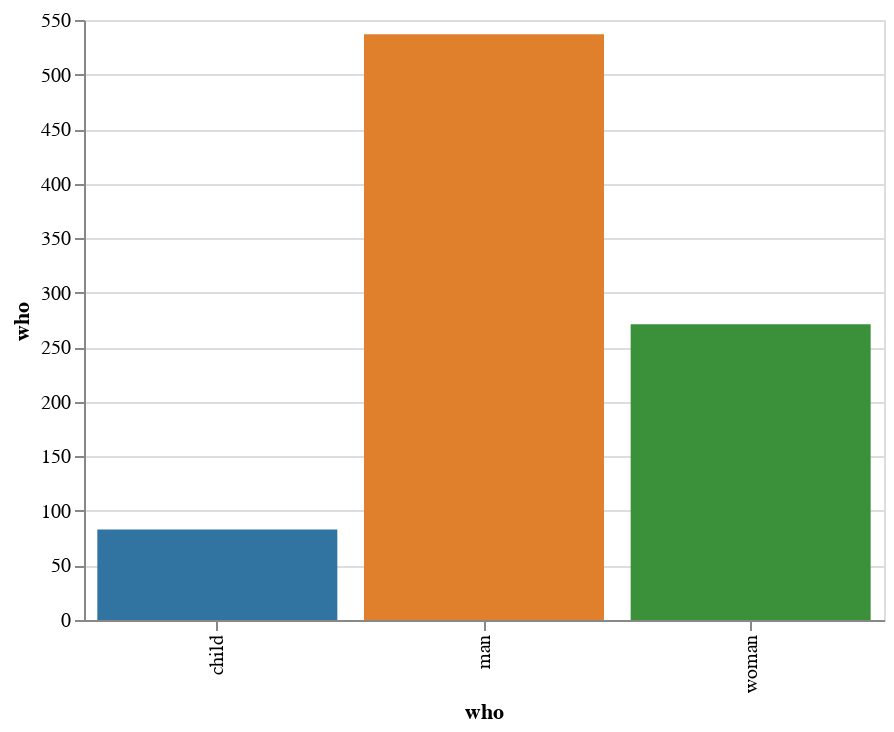

Write notebook code for a chart like this one.
### Code cell
display(salt.countplot(x="who", data=titanic))
ax = sns.countplot(x="who", data=titanic, facecolor=(0, 0, 0, 0), linewidth=5, edgecolor=sns.color_palette("dark", 3))

### Figure 1 — Vega-Lite specification as saved in the notebook (floating-point values rounded to 4 significant figures; data arrays with more than 128 entries replaced by an {"elided": "..."} marker saying what was removed)
{"$schema": "https://vega.github.io/schema/vega-lite/v2.4.1.json", "config": {"range": {"category": ["rgba(49,115,161,1)", "rgba(224,128,44,1)", "rgba(58,145,58,1)", "rgba(192,60,61,1)", "rgba(147,113,178,1)", "rgba(131,91,83,1)", "rgba(213,132,188,1)", "rgba(127,127,127,1)", "rgba(168,169,53,1)", "rgba(45,171,184,1)"]}, "view": {"height": 300, "width": 400}}, "data": {"values": {"elided": "891 records"}}, "encoding": {"color": {"field": "who", "legend": null, "type": "nominal"}, "x": {"field": "who", "type": "nominal"}, "y": {"aggregate": "count", "axis": {"title": "who"}, "field": "who", "type": "quantitative"}}, "mark": "bar"}
